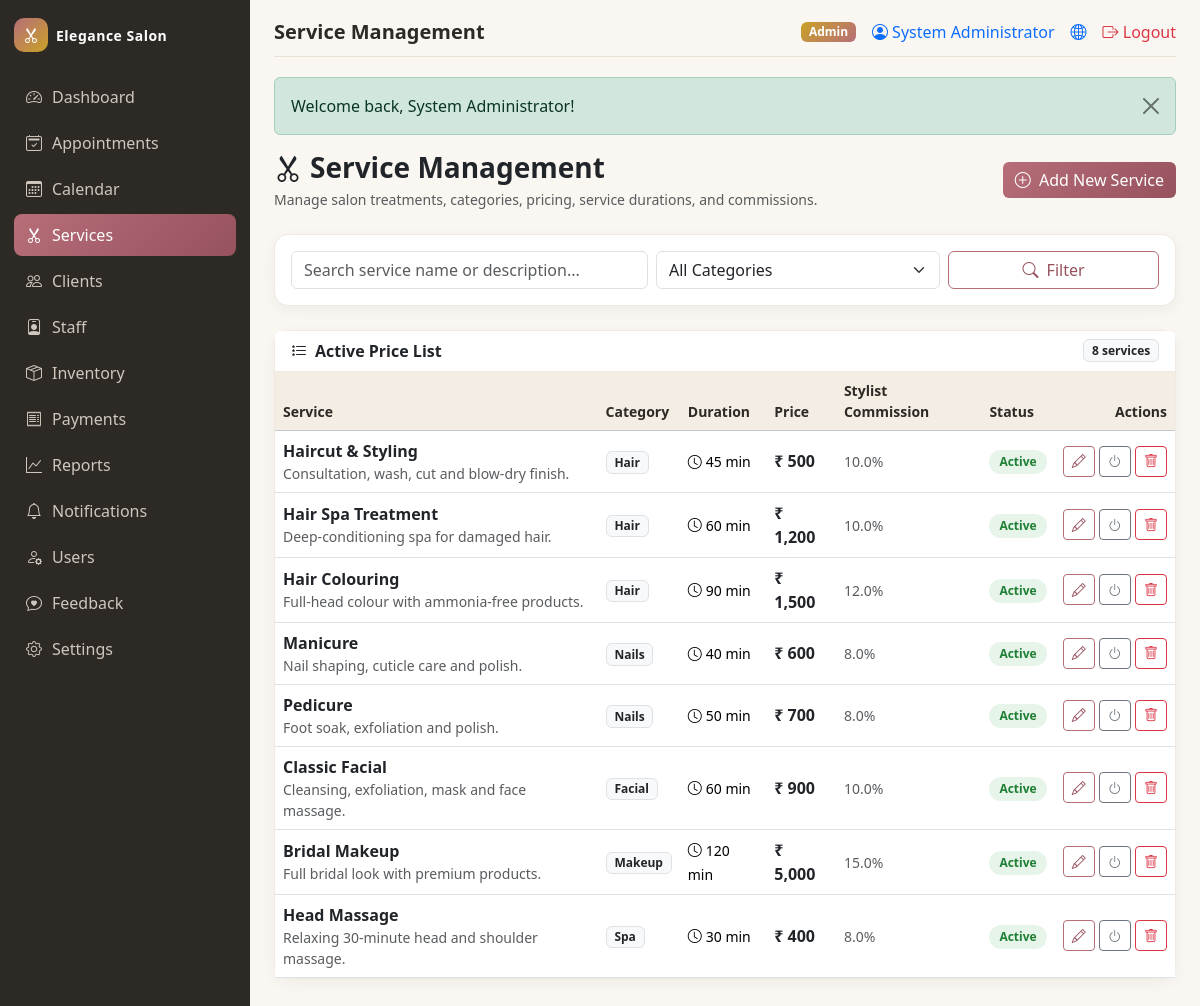
/modules/admin/services.php (signed in), run on the app's committed database.
### tables this page shows
CREATE TABLE services (
  service_id       INT UNSIGNED AUTO_INCREMENT PRIMARY KEY,
  name             VARCHAR(100) NOT NULL,
  category         ENUM('Hair','Nails','Facial','Makeup','Spa','Other')
                   NOT NULL DEFAULT 'Other',
  description      TEXT DEFAULT NULL,
  duration_minutes INT UNSIGNED NOT NULL DEFAULT 30,
  price            DECIMAL(10,2) NOT NULL,
  commission_rate  DECIMAL(5,2) DEFAULT NULL,   
  is_active        TINYINT(1) NOT NULL DEFAULT 1,
  created_at       TIMESTAMP NOT NULL DEFAULT CURRENT_TIMESTAMP
);

### modules/admin/services.php (the view, shortened to what this page needs)
<?php
require_once __DIR__ . '/../../includes/init.php';
$search_q   = get('q');
$where_clauses = array();
$where_sql = $where_clauses ? 'WHERE ' . implode(' AND ', $where_clauses) : '';
$stmt = mysqli_prepare($conn, "SELECT * FROM services {$where_sql} ORDER BY FIELD(category,'Hair','Nails','Facial','Makeup','Spa','Other'), price ASC");
mysqli_stmt_execute($stmt);
$services_list = mysqli_fetch_all(mysqli_stmt_get_result($stmt), MYSQLI_ASSOC);
require_once __DIR__ . '/../../includes/dash_header.php';
?>
<div class="d-flex flex-wrap justify-content-between align-items-center gap-3 mb-4">
    <div>
        <h1 class="h3 mb-1 fw-bold text-dark"><i class="bi bi-scissors text-salon me-2"></i>Service Management</h1>
        <p class="text-muted small mb-0">Manage salon treatments, categories, pricing, service durations, and commissions.</p>
    </div>
    <button class="btn btn-salon" data-bs-toggle="modal" data-bs-target="#addServiceModal">
        <i class="bi bi-plus-circle me-1"></i> Add New Service
    </button>
</div>
<div class="card card-salon mb-4">
    <div class="card-body p-3">
        <form method="get" action="" class="row g-2 align-items-center">
            <div class="col-md-5">
                <input type="text" name="q" class="form-control" placeholder="Search service name or description..." value="<?= e($search_q) ?>">
            </div>
            <div class="col-md-4">
                <select name="category" class="form-select">
                    <option value="">All Categories</option>
                </select>
            </div>
            <div class="col-md-3 d-flex gap-2">
                <button type="submit" class="btn btn-outline-salon w-100"><i class="bi bi-search me-1"></i> Filter</button>
            </div>
        </form>
    </div>
</div>
<div class="card card-salon">
    <div class="card-header bg-white d-flex justify-content-between align-items-center">
        <span class="fw-bold"><i class="bi bi-list-stars text-salon me-2"></i>Active Price List</span>
        <span class="badge bg-light text-dark border"><?= count($services_list) ?> services</span>
    </div>
    <?php if (empty($services_list)): ?>
        <div class="card-body text-center py-5 text-muted">
            <i class="bi bi-scissors fs-1 d-block mb-2 text-muted"></i>
            No services match the selected filter.
        </div>
    <?php else: ?>
        <div class="table-responsive">
            <table class="table table-hover align-middle mb-0">
                <thead class="table-light small">
                    <tr>
                        <th>Service</th>
                        <th>Category</th>
                        <th>Duration</th>
                        <th>Price</th>
                        <th>Stylist Commission</th>
                        <th>Status</th>
                        <th class="text-end">Actions</th>
                    </tr>
                </thead>
                <tbody>
                    <?php foreach ($services_list as $s): ?>
                        <tr class="<?= $s['is_active'] ? '' : 'table-light text-muted' ?>">
                            <td>
                                <div class="fw-bold text-dark"><?= e($s['name']) ?></div>
                                <div class="small text-muted"><?= e($s['description'] ?: 'No description provided') ?></div>
                            </td>
                            <td>
                                <span class="badge bg-light text-dark border"><?= e($s['category']) ?></span>
                            </td>
                            <td>
                                <span class="small"><i class="bi bi-clock me-1"></i><?= (int)$s['duration_minutes'] ?> min</span>
                            </td>
                            <td>
                                <span class="fw-bold text-dark"><?= money($s['price']) ?></span>
                            </td>
                            <td>
                                <span class="small text-muted"><?= number_format((float)$s['commission_rate'], 1) ?>%</span>
                            </td>
                            <td>
                                <span class="pill pill-<?= $s['is_active'] ? 'confirmed' : 'cancelled' ?>">
                                    <?= $s['is_active'] ? 'Active' : 'Inactive' ?>
                                </span>
                            </td>
                            <td class="text-end text-nowrap">
                                <button type="button" class="btn btn-sm btn-outline-salon" data-bs-toggle="modal" data-bs-target="#editModal<?= (int)$s['service_id'] ?>" title="Edit Service">
                                    <i class="bi bi-pencil"></i>
                                </button>
                                <form method="post" action="" class="d-inline" data-confirm="<?= $s['is_active'] ? 'Deactivate this service? It will no longer appear on the booking menu.' : 'Reactivate this service?' ?>">
                                    <button type="submit" class="btn btn-sm btn-outline-secondary" title="Toggle Active">
                                        <i class="bi bi-power"></i>
                                    </button>
                                </form>
                                <form method="post" action="" class="d-inline" data-confirm="Are you sure you want to permanently delete this service?">
                                    <button type="submit" class="btn btn-sm btn-outline-danger" title="Delete">
                                        <i class="bi bi-trash"></i>
                                    </button>
                                </form>
                            </td>
                        </tr>
                    <?php endforeach; ?>
                </tbody>
            </table>
        </div>
    <?php endif; ?>
</div>
<?php require_once __DIR__ . '/../../includes/dash_footer.php'; ?>

### assets/css/style.css (style rules this page uses)
:root { --salon-rose: #b76e79; --salon-rose-d: #96525d; --salon-gold: #c9a227; --salon-ink: #2d2a26; --salon-cream: #faf7f2; --salon-panel: #ffffff; --sidebar-w: 250px; }
body { background: var(--salon-cream); color: var(--salon-ink); font-family: "Segoe UI", system-ui, -apple-system, sans-serif; min-height: 100vh; display: flex; flex-direction: column; }
.btn-salon { background: linear-gradient(135deg, var(--salon-rose), var(--salon-rose-d)); color: #fff; border: none; }
.btn-outline-salon { border: 1px solid var(--salon-rose); color: var(--salon-rose-d); }
.card-salon { border: 1px solid #efe9e1; border-radius: 14px; box-shadow: 0 4px 14px rgba(45,42,38,.05); background: var(--salon-panel); }
.card-salon .card-header { background: transparent; border-bottom: 1px solid #efe9e1; font-weight: 600; }
.table > thead th { background: #f4ede4; color: var(--salon-ink); }
.pill-confirmed { background: #e6f4ea; color: #1e7e34; }
.pill { display: inline-block; padding: 3px 10px; border-radius: 20px; font-size: .75rem; font-weight: 600; }

### data on the page
services: name "Haircut & Styling", description "Consultation, wash, cut and blow-dry finish.", category "Hair", duration_minutes "45", price "₹ 500", commission_rate "10.0", is_active "Active"
services: name "Hair Spa Treatment", description "Deep-conditioning spa for damaged hair.", category "Hair", duration_minutes "60", price "₹ 1,200", commission_rate "10.0", is_active "Active"
services: name "Hair Colouring", description "Full-head colour with ammonia-free products.", category "Hair", duration_minutes "90", price "₹ 1,500", commission_rate "12.0", is_active "Active"
services: name "Manicure", description "Nail shaping, cuticle care and polish.", category "Nails", duration_minutes "40", price "₹ 600", commission_rate "8.0", is_active "Active"
services: name "Pedicure", description "Foot soak, exfoliation and polish.", category "Nails", duration_minutes "50", price "₹ 700", commission_rate "8.0", is_active "Active"
services: name "Classic Facial", description "Cleansing, exfoliation, mask and face massage.", category "Facial", duration_minutes "60", price "₹ 900", commission_rate "10.0", is_active "Active"
services: name "Bridal Makeup", description "Full bridal look with premium products.", category "Makeup", duration_minutes "120", price "₹ 5,000", commission_rate "15.0", is_active "Active"
services: name "Head Massage", description "Relaxing 30-minute head and shoulder massage.", category "Spa", duration_minutes "30", price "₹ 400", commission_rate "8.0", is_active "Active"

### other printed values
get_setting('salon_name', SITE_NAME) "Elegance Salon"
$m_item['label'] "Dashboard"
$m_item['label'] "Appointments"
$m_item['label'] "Calendar"
$m_item['label'] "Services"
$m_item['label'] "Clients"
$m_item['label'] "Staff"
$m_item['label'] "Inventory"
$m_item['label'] "Payments"
$m_item['label'] "Reports"
$m_item['label'] "Notifications"
$m_item['label'] "Users"
$m_item['label'] "Feedback"
$m_item['label'] "Settings"
$page_title "Service Management"
